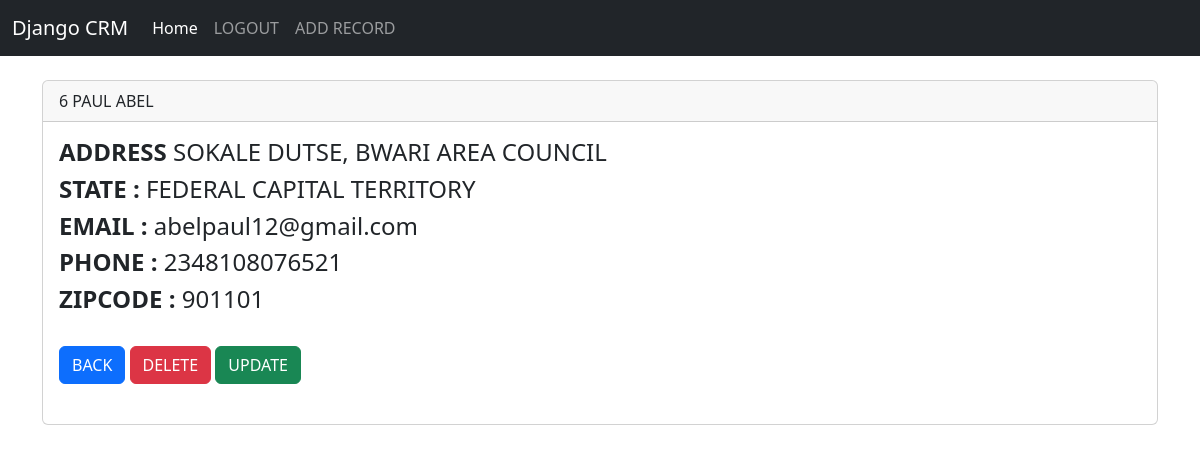
The app's page /record/6 (signed in) with its own data.
### crmapp/models.py (models this page shows, shortened)
class Record(models.Model):
    created_at=models.DateTimeField(auto_now_add=True)
    firstname=models.CharField(max_length=200)
    lastname=models.CharField(max_length=200)
    address=models.CharField(max_length=200)
    state=models.CharField(max_length=200)
    email=models.EmailField()
    phone=models.IntegerField()
    zipcode=models.IntegerField()

### crmapp/views.py (the view)
# urls.py: path("record/<int:pk>", customer_record, name='record' ),
def customer_record(request,pk):
    if request.user.is_authenticated:
        cust_record= Record.objects.get(id=pk)
        return render(request,'detail.html',{'data':cust_record})
    else:
         messages.success(request,"kpele you need to login first")
         return redirect('home')

### template/detail.html
{%include 'base.html'%}
{% block content%}
<div class="container">
<div class="card">
    <div class="card-header">
        {{data.id}}
        {{data.firstname}}
{{data.lastname}}
    </div>
    <div class="card-body">
        <h4 class="card-title">
<strong>ADDRESS</strong>
            {{data.address}}
            </h4>
            <h4 class="card-title">
                <strong>STATE :</strong>
                {{data.state}}
            </h4>
            <h4 class="card-title">
                <strong>EMAIL :</strong>
                {{data.email}}
            </h4>
            <h4 class="card-title">
                <strong>PHONE :</strong>
                {{data.phone}}
            </h4>
            <h4 class="card-title">
                <strong>ZIPCODE :</strong>
                {{data.zipcode}}
            </h4>
            <a href="{% url 'home'%}" class="btn btn-primary my-4">BACK</a>
            <a href="{% url 'delete' data.id%}" class="btn btn-danger my-4">DELETE</a>
            <a href="{% url 'update' data.id%}" class="btn btn-success my-4">UPDATE</a>
        </div>
  </div>
</div>
{%endblock content%}

### records on screen
Record: id "6", firstname "PAUL", lastname "ABEL", address "SOKALE DUTSE, BWARI AREA COUNCIL", state "FEDERAL CAPITAL TERRITORY", email "abelpaul12@gmail.com", phone "2348108076521", zipcode "901101"
